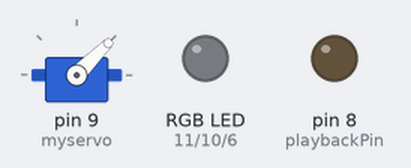
A sketch run on a simulated Arduino Uno, built with avr-gcc and run on an emulated ATmega328P. Shown: servo, an RGB LED mixed from three pins (HIGH = lit), output pins drawn as LEDs (lit = HIGH). Dim RGB values are drawn brighter than linear.

Above: at 0.1 s.
At 1.15 s:
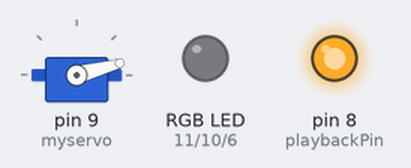
At 2.07 s:
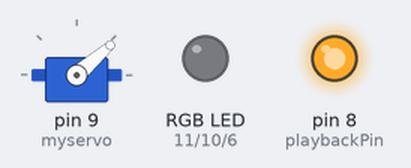
At 10.84 s:
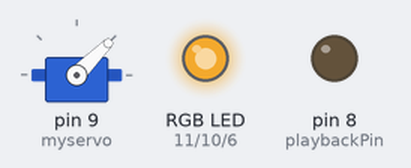
At 20.44 s:
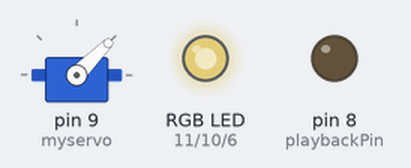
At 39.84 s:
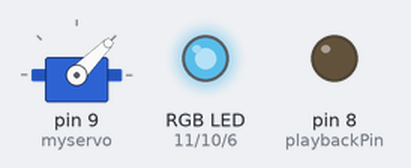
Timing chart, 0 to 40.0 s (numbered marks = the images above):
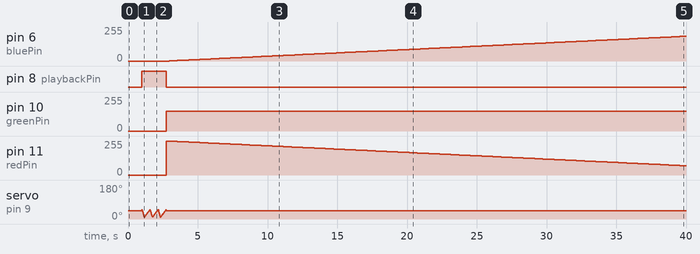

Measured:
- by itself, pin 6 (bluePin): moves from 0/255 to 186/255 over 37.0 s
- by itself, pin 8 (playbackPin): LOW → HIGH at 1.0 s, → LOW 1.7 s later
- by itself, pin 10 (greenPin): 0/255 → 150/255 at 2.7 s
- by itself, pin 11 (redPin): 0/255 → 255/255 at 2.7 s, → 254/255 0.20 s later, → 253/255 0.20 s later, → 252/255 0.20 s later, … (187 changes in this stretch)

The sketch:

arduinoSkull.ino
```cpp
#include <Servo.h>

Servo myservo;  // create servo object to control a servo
// twelve servo objects can be created on most boards

//uncomment this line if using a Common Anode LED
//#define COMMON_ANODE

int pos = 45;    // variable to store the servo position
int playbackPin = 8; // variable to setup the laugh playback
int redPin = 11;
int greenPin = 10;
int bluePin = 6;
int colourFade = 0;
const int openPos = 10;
const int closedPos = 50;
const int fadeDelay = 200;

void setup() {
    pinMode(redPin, OUTPUT);
    pinMode(greenPin, OUTPUT);
    pinMode(bluePin, OUTPUT);
    pinMode(playbackPin, OUTPUT);

    myservo.attach(9);  // attaches the servo on pin 9 to the servo object
    myservo.write(pos);
    delay(1000);
}

void laugh() {
    digitalWrite(playbackPin, HIGH);

    for (pos = closedPos; pos >= openPos; pos -= 1) { // goes from 60 degrees to 0 degrees
        myservo.write(pos);              // tell servo to go to position in variable 'pos'
        delay(4);                       // waits 15ms for the servo to reach the position
    }
    for (pos = openPos; pos <= closedPos; pos += 1) { // goes from 0 degrees to 60 degrees
        // in steps of 1 degree
        myservo.write(pos);              // tell servo to go to position in variable 'pos'
        delay(10);                       // waits 15ms for the servo to reach the position
    }
    digitalWrite(playbackPin, LOW);

}

void setColor(int red, int green, int blue) {
#ifdef COMMON_ANODE
    red = 255 - red;
  green = 255 - green;
  blue = 255 - blue;
#endif
    analogWrite(redPin, red);
    analogWrite(greenPin, green);
    analogWrite(bluePin, blue);
}

void colourFadeBlueToRed() {
    for (colourFade = 0; colourFade <= 255; colourFade += 1) {
        setColor(255 - colourFade, 150, colourFade);
        delay(fadeDelay);
    }
}

void colourFadeRedToBlue() {
    for (colourFade = 255; colourFade >= 0; colourFade -= 1) {
        setColor(255 - colourFade, 150, colourFade);
        delay(fadeDelay);
    }
}

void loop() {
    laugh();
    laugh();
    laugh();
    myservo.write(45);
    if (colourFade = 0) {
        colourFadeRedToBlue();
    } else {
        colourFadeBlueToRed();
    }
}
```
